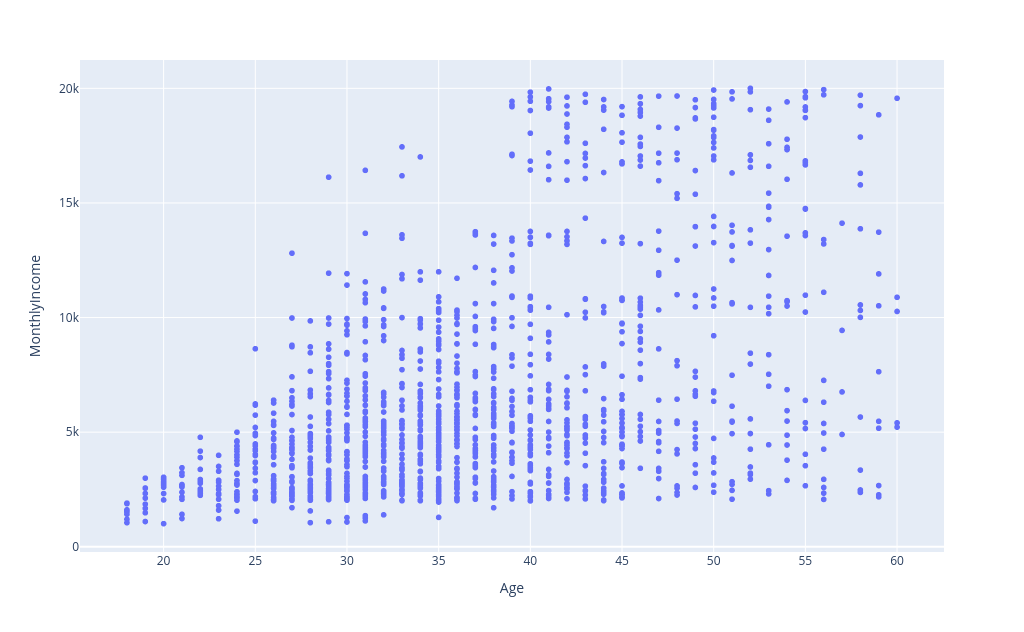

Notebook code cell kept with this figure:
### Code cell
# Is the income correlated to the employee's age?
px.scatter(df, x="Age", y="MonthlyIncome", width=kWidthPx, height=kHeightPx)

### Figure 1 — Plotly figure (JSON) as saved in the notebook; plotly's stock layout.template omitted (floating-point values rounded to 4 significant figures; data arrays with more than 128 entries replaced by an {"elided": "..."} marker saying what was removed)
{"data": [{"hovertemplate": "Age=%{x}<br>MonthlyIncome=%{y}<extra></extra>", "legendgroup": "", "marker": {"color": "#636efa", "symbol": "circle"}, "mode": "markers", "name": "", "showlegend": false, "type": "scattergl", "x": {"elided": "1470 int values"}, "xaxis": "x", "y": {"elided": "1470 int values"}, "yaxis": "y"}], "layout": {"height": 632.9, "legend": {"tracegroupgap": 0}, "margin": {"t": 60}, "width": 1024, "xaxis": {"anchor": "y", "domain": [0, 1], "title": {"text": "Age"}}, "yaxis": {"anchor": "x", "domain": [0, 1], "title": {"text": "MonthlyIncome"}}}}
